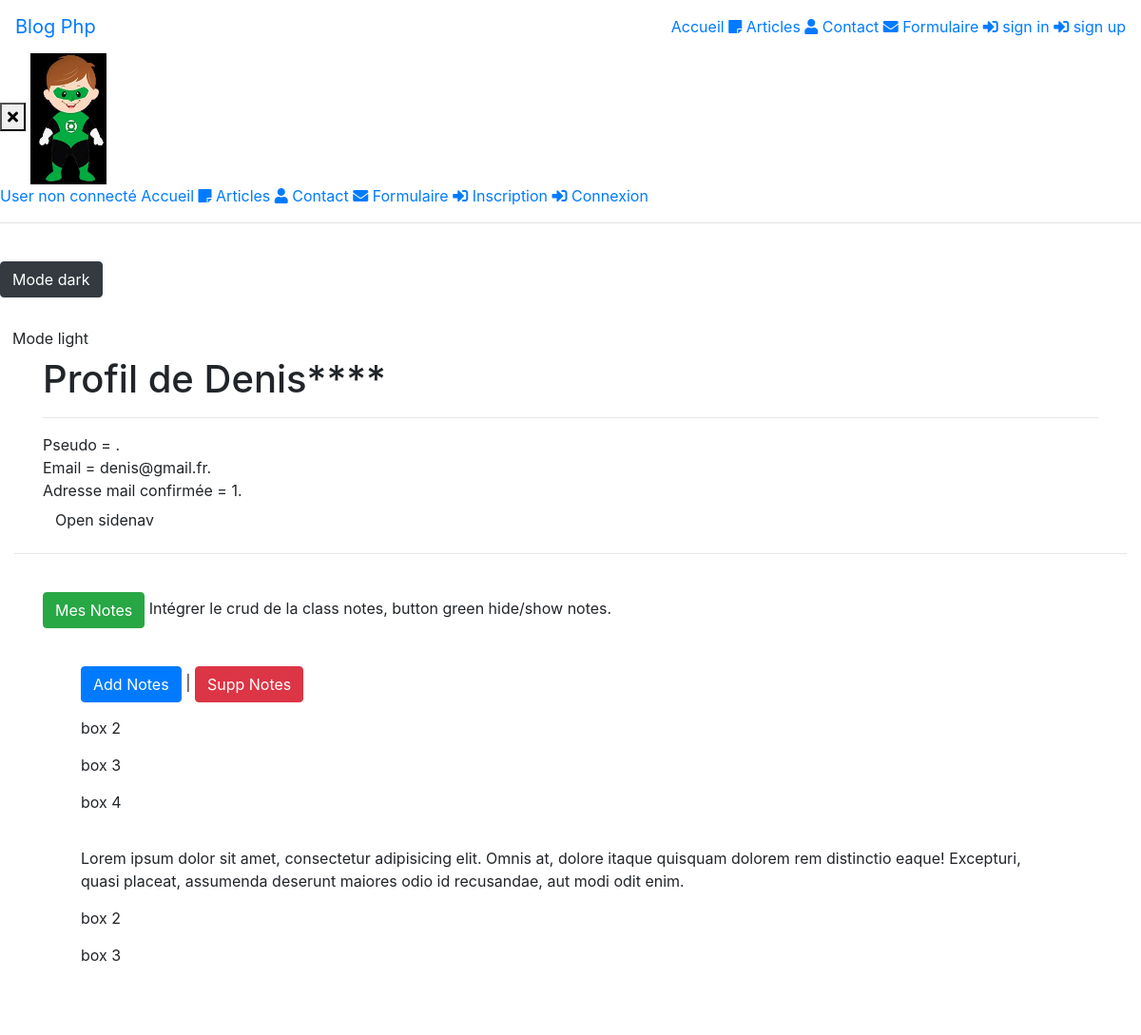
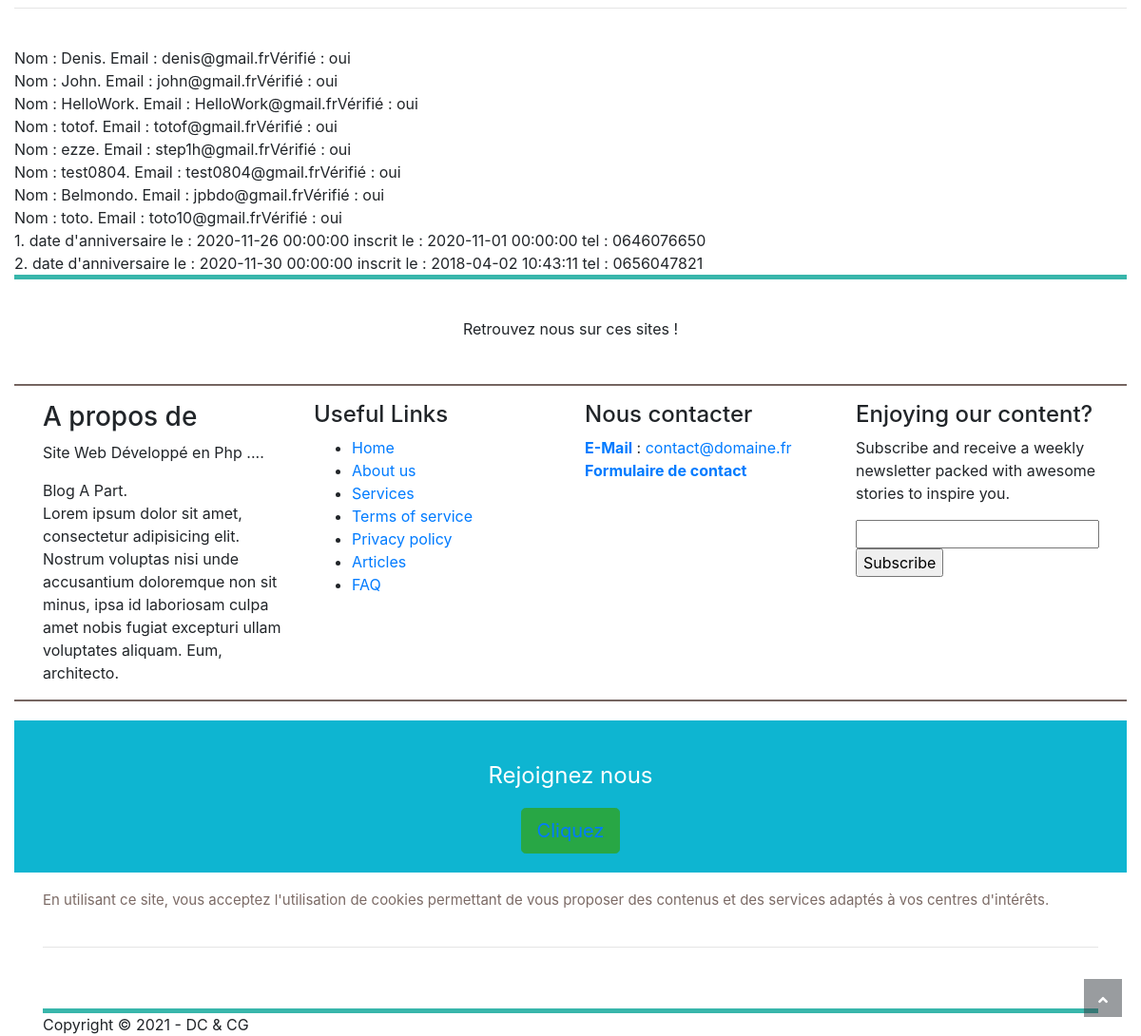
The page /old_pages/profil.php?id=1 on the database its author committed (2 pictures, top to bottom).
### tables this page shows
CREATE TABLE `users` (
  `id` int(11) NOT NULL,
  `name` varchar(255) NOT NULL,
  `email` varchar(255) DEFAULT NULL,
  `password` varchar(255) NOT NULL,
  `is_verified` tinyint(1) NOT NULL DEFAULT '0',
  `age` int(11) DEFAULT NULL,
  `users_infos_id` int(11) DEFAULT NULL,
  `user_address_id` int(11) NOT NULL,
  `roles_id` int(11) NOT NULL DEFAULT '4',
  `pseudo` varchar(255) DEFAULT NULL,
  `phrase` varchar(50) DEFAULT NULL,
  `avatar` varchar(255) DEFAULT NULL,
  `notes_id` int(11) DEFAULT NULL,
  `espece_id` int(11) DEFAULT NULL
);

CREATE TABLE `users_infos` (
  `id` int(11) NOT NULL,
  `users_id` int(11) NOT NULL,
  `is_valid` tinyint(1) NOT NULL,
  `birth` datetime DEFAULT NULL,
  `date_inscription` datetime DEFAULT NULL,
  `phone` varchar(50) DEFAULT NULL
);

### old_pages/profil.php (the view, shortened to what this page needs)
<?php
require_once('config/functions.php');
if (isset($_GET['id']) and $_GET['id'] > 0) {
    $getId = intval($_GET['id']);
    $reqUser = $bdd->prepare('SELECT * FROM users WHERE id = ?');
    $reqUser->execute(array($getId));
    $userInfo = $reqUser->fetch();
}
?>
<!DOCTYPE html>
<html lang="fr">
<head>
</head>
<body class="layout with-sidenav">
    <?php
    include("src/Views/common/navbar-front.php");
    ?>
    <div class="container-fluid">
        <div class="container">
            <h1>Profil de <?php echo $userInfo['name']; ?>****</h1>
            <hr>
            <div>
                Pseudo = <?php echo $userInfo['pseudo']; ?>. <br>
                Email = <?php echo $userInfo['email']; ?>. <br>
                Adresse mail confirmée = <?php echo $userInfo['is_verified']; ?>. <br>
            </div>
            <main>
                <button data-target="example-sidenav" class="btn rounded-1 press amaranth dark-1 sidenav-trigger hide-md-up">
                    Open sidenav
                </button>
            </main>
        </div>
        <hr><br>
        <div id="notes" class="container shadow-1 rounded-2 bd-solid bd-3">
            <button id="myNotes" class="btn btn-success rounded-1 press">Mes Notes</button> Intégrer le crud de la class notes, button green hide/show notes.
            <div class="notes">
                <div id="notes-div" class="grix xs1 sm2 ">
                    <div class="grix xs3 shadow-1 rounded-2 bd-blue bd-solid bd-3 ">
                        <div class="col-xs3 ">
                            <button class="btn btn-primary rounded-2 press">Add Notes</button> | <button class="btn btn-danger rounded-2 press">Supp Notes</button>
                        </div>
                        <div>box 2</div>
                        <div>box 3</div>
                        <div>box 4</div>
                    </div>
                    <div class="grix xs3 shadow-1 rounded-2 bd-blue bd-solid bd-3">
                        <div>Lorem ipsum dolor sit amet, consectetur adipisicing elit. Omnis at, dolore itaque quisquam dolorem rem distinctio eaque! Excepturi, quasi placeat, assumenda deserunt maiores odio id recusandae, aut modi odit enim.</div>
                        <div>box 2</div>
                        <div>box 3</div>
                    </div>
                </div>
            </div>
        </div>
        <br>
        <hr><br>
        <?php
        $req = $bdd->query('SELECT * FROM users_infos');
        $req2 = $bdd->query('SELECT * FROM users WHERE is_verified = 1 ');
        while ($reqUserData = $req2->fetch()) {
            echo "Nom : "  . $reqUserData['name'] . ". Email : "  . $reqUserData['email'] . "Vérifié : oui <br/> ";
        }
        while ($resultat = $req->fetch()) {
            echo $resultat['users_id'] . ". date d'anniversaire le : " . $resultat['birth'] . " inscrit le : " . $resultat['date_inscription'] . " tel : " . $resultat['phone'] . "<br/>";
        }
        ?>
        <?php
        include("src/Views/common/footer.php");
        ?>
    </div>
</body>
</html>

### old_pages/profil.php (style rules this page uses)
#notes div { padding: 5px; margin: 5px; }

### rows shown on the page
users: name "Denis", email "denis@gmail.fr", is_verified "1"
users: name "John", email "john@gmail.fr"
users: name "HelloWork", email "HelloWork@gmail.fr"
users: name "totof", email "totof@gmail.fr"
users: name "ezze", email "step1h@gmail.fr"
users: name "test0804", email "test0804@gmail.fr"
users: name "Belmondo", email "jpbdo@gmail.fr"
users: name "toto", email "toto10@gmail.fr"
users_infos: users "1", birth "2020-11-26 00:00:00", date_inscription "2020-11-01 00:00:00", phone "0646076650"
users_infos: users "2", birth "2020-11-30 00:00:00", date_inscription "2018-04-02 10:43:11", phone "0656047821"
